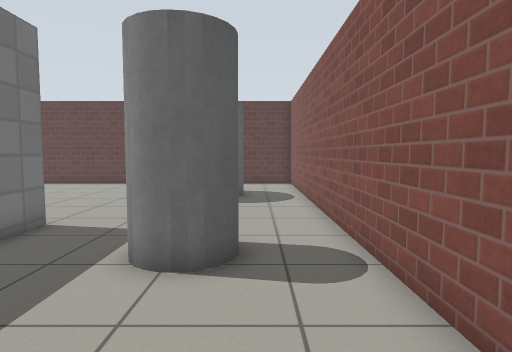
View 1 (above)

24 first-person views from a walk through a world built for the Gazebo simulator. The camera is 0.94 m above the floor, tilts 4° down and sees 75° across. The floor is counted in squares, 0.5 m on a side. Each view is taken from the middle of a square. On the plan, view 1 faces up. The plan holds only what a view shows up to about 17 squares ahead; the rest is blank. Gazebo's built-in surfaces are drawn with simple patterns.

View 2
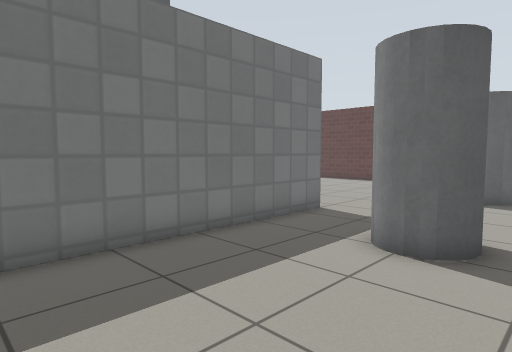

View 3
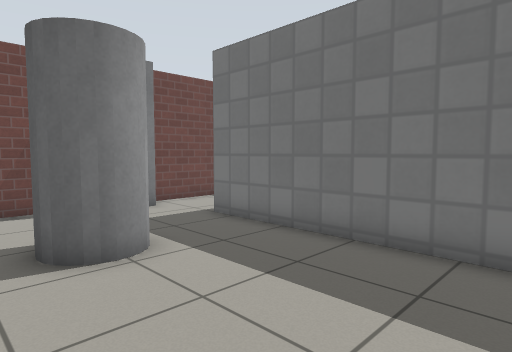

View 4
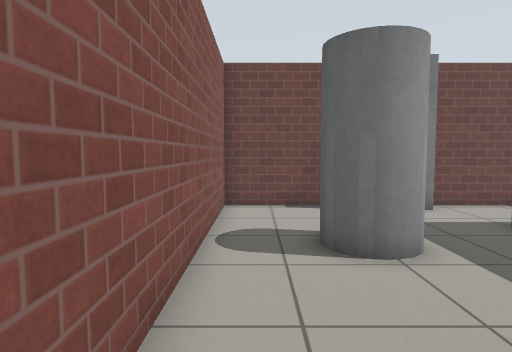

View 5
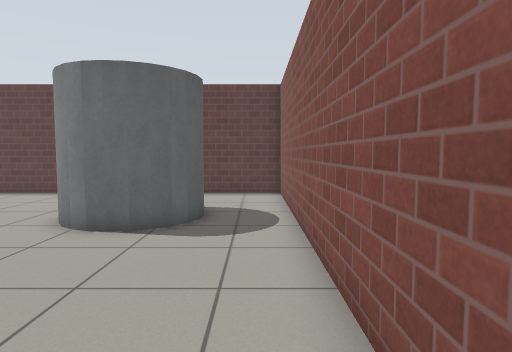

View 6
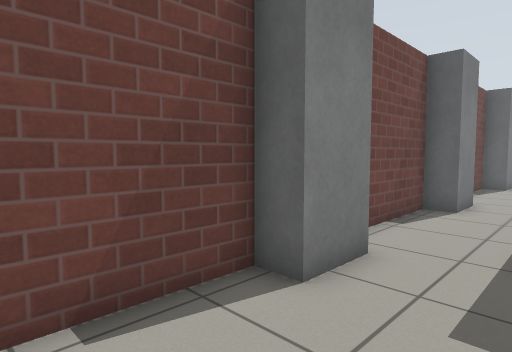

View 7
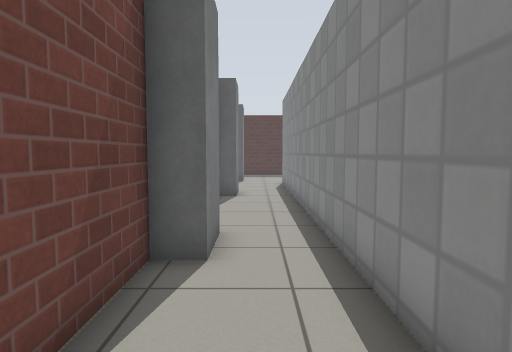

View 8
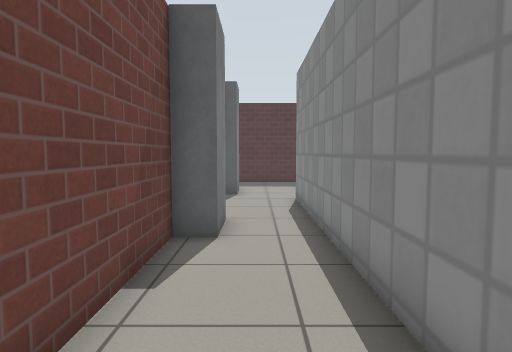

View 9
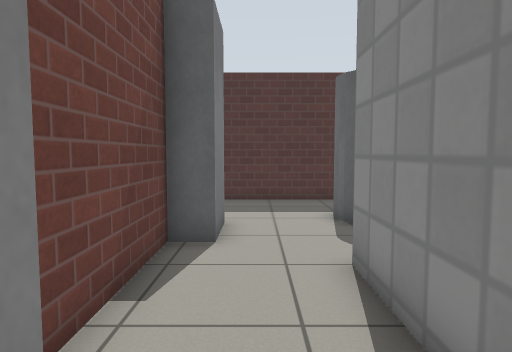

View 10
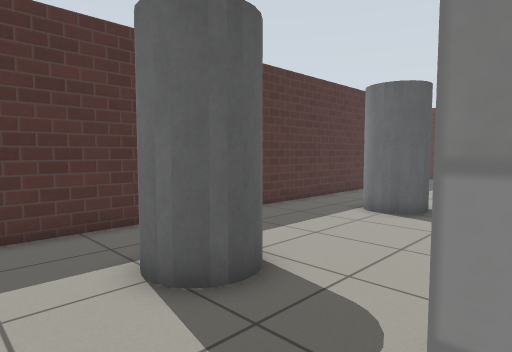

View 11
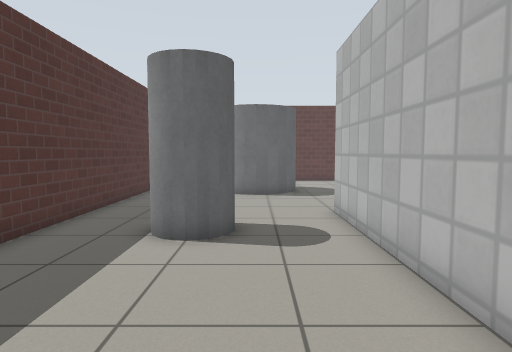

View 12
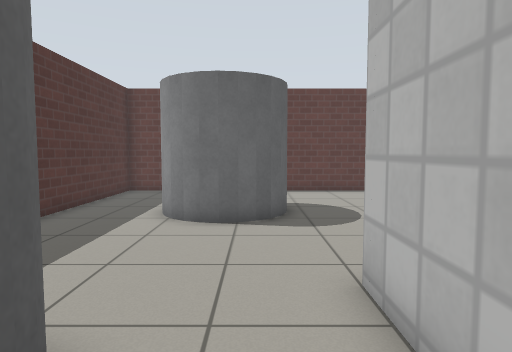

View 13
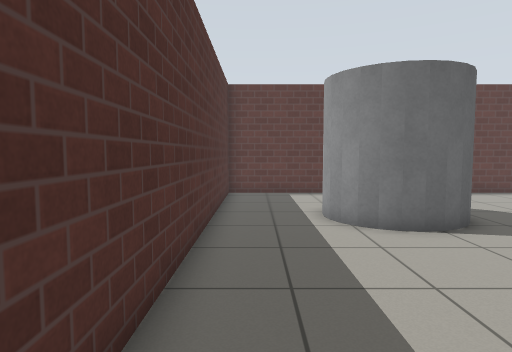

View 14
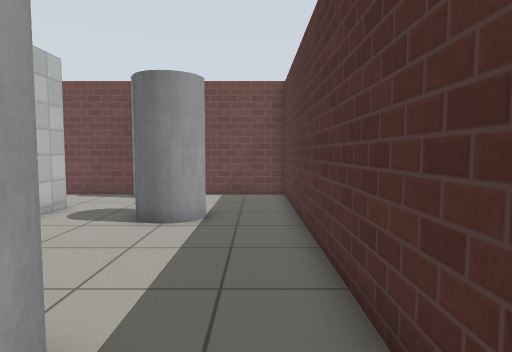

View 15
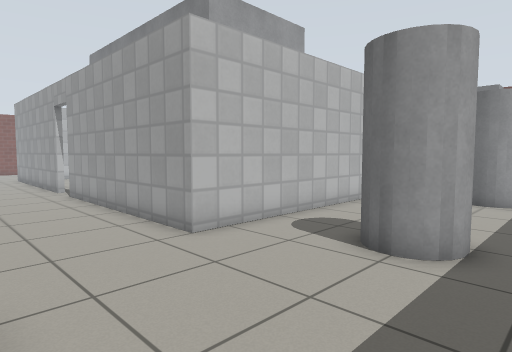

View 16
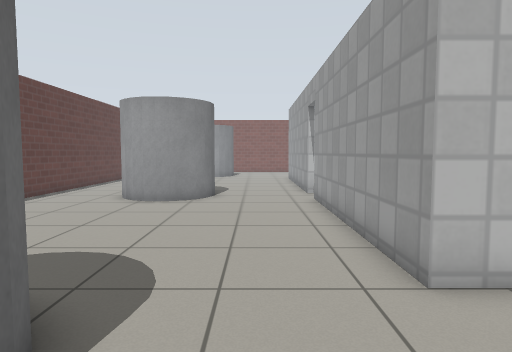

View 17
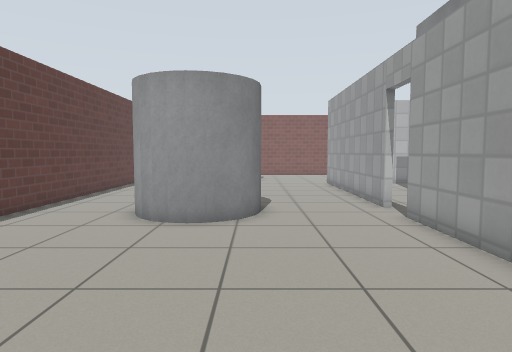

View 18
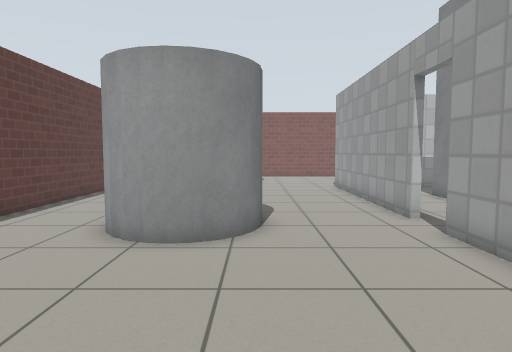

View 19
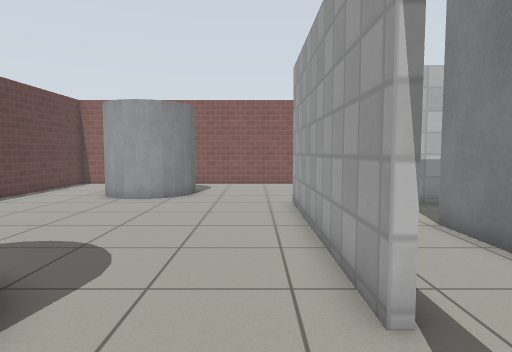

View 20
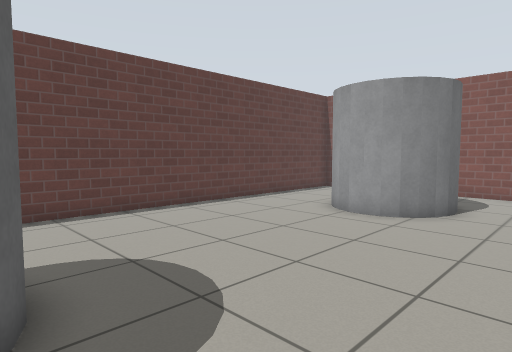

View 21
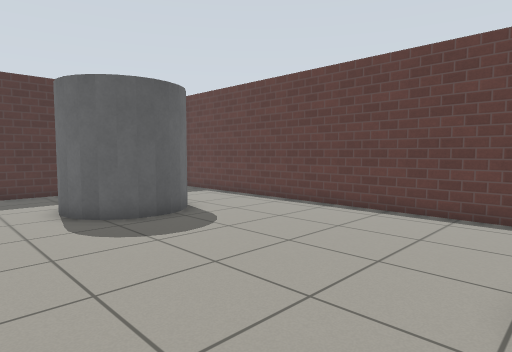

View 22
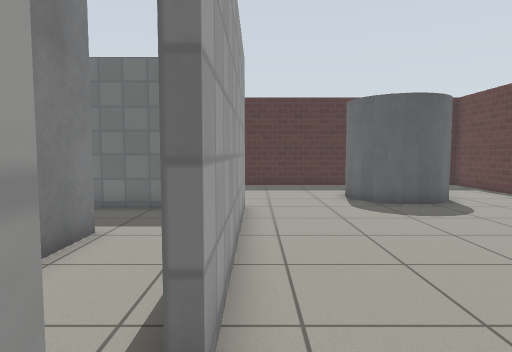

View 23
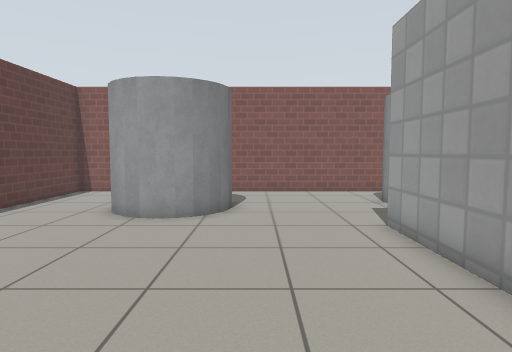

View 24
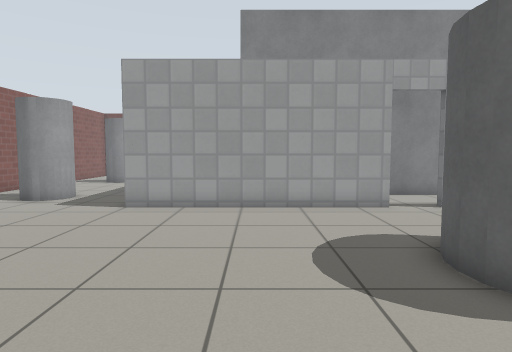

### Floor plan
Key: @ floor where view 1 was taken; # wall or solid block; . floor; D open door; C grey cylinder; B grey box.
Columns run from 34 left of view 1 to 2 right of it. Each row starts with its distance up from view 1.
 21 #####################################
 20 #...................................#
 19 #...................................#
 18 #...................................#
 17 #....  ............C...........C ...#
 16 #....  C.........CC C.........C   ..#
 15 #...C   C........C   C........C  C..#
 14 #...CC CC........C  C.........C  C..#
 13 #....CCC..........CC ..........CC...#
 12 #...................................#
 11 #...................................#
 10 #...................................#
  9 #.................DD................#
  8 #........#########DD#########.......#
  7 #...CC...#  ............    #...CC..#
  6 #...CC...#.........  .....  #...CC..#
  5 #...CC...#...BBBBBBBBBBBB...#....C..#
  4 #........#.  B            ..#.......#
  3 #........#   B              #.......#
  2 #........#   B              #.......#
  1 #........#   B              #.......#
  0 #........#   B              #.....@.#
 -1 #...CC...#                  #...CC..#
 -2 #...CC...#                  #...CC..#
 -3 #........####################.......#
 -4 #...................................#
 -5 #...................................#
 -6 #....BBB.....BB.......BB.....BBB....#
 -7 #####  #####   ######  ##############

Where each view was taken, in squares from view 1:
view 1: 0 up, 0 right, facing up
view 2: 1 down, 1 right, facing up-left
view 3: 5 up, 1 right, facing down-left
view 4: 5 up, 1 right, facing down
view 5: 5 up, 1 right, facing up
view 6: 3 down, 1 right, facing down-left
view 7: 5 down, 5 left, facing left
view 8: 5 down, 12 left, facing left
view 9: 5 down, 20 left, facing left
view 10: 5 down, 25 left, facing up-left
view 11: 2 down, 28 left, facing up
view 12: 4 up, 27 left, facing up
view 13: 5 up, 32 left, facing up
view 14: 8 up, 32 left, facing down
view 15: 13 up, 32 left, facing down-right
view 16: 11 up, 30 left, facing right
view 17: 13 up, 26 left, facing right
view 18: 13 up, 24 left, facing right
view 19: 10 up, 18 left, facing right
view 20: 10 up, 14 left, facing up-right
view 21: 10 up, 17 left, facing up-left
view 22: 9 up, 14 left, facing left
view 23: 12 up, 14 left, facing right
view 24: 20 up, 10 left, facing down
